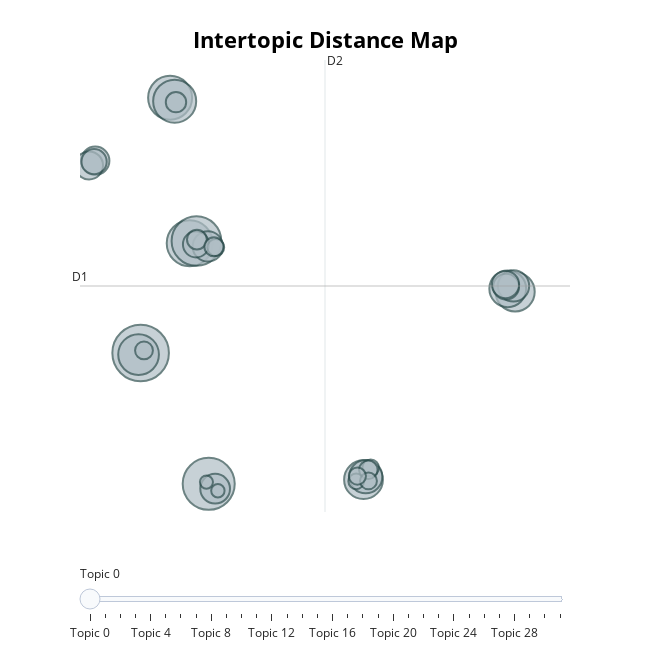

The notebook cell saved with this chart:
### Code cell
fig = topic_model.visualize_topics(custom_labels = True)
fig.show()
fig.write_image("images/combined_intertopic_distances.pdf")

### Figure 1 — Plotly figure (JSON) as saved in the notebook; plotly's stock layout.template omitted (floating-point values rounded to 4 significant figures)
{"data": [{"customdata": [[0, "Automation and Labour", 392], [1, "Finance and Banking", 332], [2, "Supply Chains", 237], [3, "Human Resources and Management", 259], [4, "Manufacturing", 227], [5, "Business Adoption", 302], [6, "Generative AI", 188], [7, "Healthcare & Medicine", 184], [8, "Innovation and Patents", 203], [9, "Tourism and Hospitality", 166], [10, "Accounting and Auditing", 108], [11, "Chatbots", 120], [12, "Green Energy", 98], [13, "Corporate Disclosure", 96], [14, "Decision-Making", 113], [15, "AI Governance and Regulation", 135], [16, "ESG and Sustainability", 78], [17, "Construction and Project Management", 51], [18, "Marketing", 84], [19, "Employee Awareness", 82], [20, "Shopping and Retail", 91], [21, "Agriculture", 34], [22, "Algorithmic Pricing", 35], [23, "Services", 48], [24, "Labour laws", 39], [25, "Law and lawyers", 30], [26, "Fairness and Bias", 45], [27, "Sustainability Goals", 42], [28, "Public Services", 35], [29, "Corporate Governance", 36], [30, "Real Estate", 21], [31, "Taxation", 22]], "hovertemplate": "<b>Topic %{customdata[0]}</b><br>%{customdata[1]}<br>Size: %{customdata[2]}", "legendgroup": "", "marker": {"color": "#B0BEC5", "line": {"color": "DarkSlateGrey", "width": 2}, "size": [392, 332, 237, 259, 227, 302, 188, 184, 203, 166, 108, 120, 98, 96, 113, 135, 78, 51, 84, 82, 91, 34, 35, 48, 39, 30, 45, 42, 35, 36, 21, 22], "sizemode": "area", "sizeref": 0.245, "symbol": "circle"}, "mode": "markers", "name": "", "orientation": "v", "showlegend": false, "type": "scatter", "x": [-0.4692, 3.219, 1.127, 2.19, 1.375, 2.554, 19.82, 11.61, -0.5804, 19.42, 3.567, 19.73, -2.927, -3.264, 3.173, 11.73, -2.99, 1.446, 2.532, 19.33, 19.3, 11.99, 3.6, 2.579, -0.2869, 11.21, 3.504, 11.87, 11.87, 11.27, 3.096, 3.716], "xaxis": "x", "y": [-0.2708, -9.669, 18.06, 7.615, 17.82, 7.772, 4.121, -9.367, -0.3819, 4.338, -10.02, 4.542, 13.54, 13.2, 7.385, -9.158, 13.47, 17.74, 7.53, 4.49, 4.647, -8.516, 7.302, 7.874, -0.08847, -9.491, 7.361, -8.664, -9.46, -9.112, -9.545, -10.17], "yaxis": "y"}], "layout": {"annotations": [{"showarrow": false, "text": "D1", "x": -3.754, "y": 4.54, "yshift": 10}, {"showarrow": false, "text": "D2", "x": 9.519, "xshift": 10, "y": 20.77}], "height": 650, "hoverlabel": {"bgcolor": "white", "font": {"family": "Rockwell", "size": 16}}, "legend": {"itemsizing": "constant", "tracegroupgap": 0}, "margin": {"t": 60}, "shapes": [{"line": {"color": "#CFD8DC", "width": 2}, "type": "line", "x0": 9.519, "x1": 9.519, "y0": -11.69, "y1": 20.77}, {"line": {"color": "#9E9E9E", "width": 2}, "type": "line", "x0": -3.754, "x1": 22.79, "y0": 4.54, "y1": 4.54}], "sliders": [{"active": 0, "pad": {"t": 50}, "steps": [{"args": [{"marker.color": [["red", "#B0BEC5", "#B0BEC5", "#B0BEC5", "#B0BEC5", "#B0BEC5", "#B0BEC5", "#B0BEC5", "#B0BEC5", "#B0BEC5", "#B0BEC5", "#B0BEC5", "#B0BEC5", "#B0BEC5", "#B0BEC5", "#B0BEC5", "#B0BEC5", "#B0BEC5", "#B0BEC5", "#B0BEC5", "#B0BEC5", "#B0BEC5", "#B0BEC5", "#B0BEC5", "#B0BEC5", "#B0BEC5", "#B0BEC5", "#B0BEC5", "#B0BEC5", "#B0BEC5", "#B0BEC5", "#B0BEC5"]]}], "label": "Topic 0", "method": "update"}, {"args": [{"marker.color": [["#B0BEC5", "red", "#B0BEC5", "#B0BEC5", "#B0BEC5", "#B0BEC5", "#B0BEC5", "#B0BEC5", "#B0BEC5", "#B0BEC5", "#B0BEC5", "#B0BEC5", "#B0BEC5", "#B0BEC5", "#B0BEC5", "#B0BEC5", "#B0BEC5", "#B0BEC5", "#B0BEC5", "#B0BEC5", "#B0BEC5", "#B0BEC5", "#B0BEC5", "#B0BEC5", "#B0BEC5", "#B0BEC5", "#B0BEC5", "#B0BEC5", "#B0BEC5", "#B0BEC5", "#B0BEC5", "#B0BEC5"]]}], "label": "Topic 1", "method": "update"}, {"args": [{"marker.color": [["#B0BEC5", "#B0BEC5", "red", "#B0BEC5", "#B0BEC5", "#B0BEC5", "#B0BEC5", "#B0BEC5", "#B0BEC5", "#B0BEC5", "#B0BEC5", "#B0BEC5", "#B0BEC5", "#B0BEC5", "#B0BEC5", "#B0BEC5", "#B0BEC5", "#B0BEC5", "#B0BEC5", "#B0BEC5", "#B0BEC5", "#B0BEC5", "#B0BEC5", "#B0BEC5", "#B0BEC5", "#B0BEC5", "#B0BEC5", "#B0BEC5", "#B0BEC5", "#B0BEC5", "#B0BEC5", "#B0BEC5"]]}], "label": "Topic 2", "method": "update"}, {"args": [{"marker.color": [["#B0BEC5", "#B0BEC5", "#B0BEC5", "red", "#B0BEC5", "#B0BEC5", "#B0BEC5", "#B0BEC5", "#B0BEC5", "#B0BEC5", "#B0BEC5", "#B0BEC5", "#B0BEC5", "#B0BEC5", "#B0BEC5", "#B0BEC5", "#B0BEC5", "#B0BEC5", "#B0BEC5", "#B0BEC5", "#B0BEC5", "#B0BEC5", "#B0BEC5", "#B0BEC5", "#B0BEC5", "#B0BEC5", "#B0BEC5", "#B0BEC5", "#B0BEC5", "#B0BEC5", "#B0BEC5", "#B0BEC5"]]}], "label": "Topic 3", "method": "update"}, {"args": [{"marker.color": [["#B0BEC5", "#B0BEC5", "#B0BEC5", "#B0BEC5", "red", "#B0BEC5", "#B0BEC5", "#B0BEC5", "#B0BEC5", "#B0BEC5", "#B0BEC5", "#B0BEC5", "#B0BEC5", "#B0BEC5", "#B0BEC5", "#B0BEC5", "#B0BEC5", "#B0BEC5", "#B0BEC5", "#B0BEC5", "#B0BEC5", "#B0BEC5", "#B0BEC5", "#B0BEC5", "#B0BEC5", "#B0BEC5", "#B0BEC5", "#B0BEC5", "#B0BEC5", "#B0BEC5", "#B0BEC5", "#B0BEC5"]]}], "label": "Topic 4", "method": "update"}, {"args": [{"marker.color": [["#B0BEC5", "#B0BEC5", "#B0BEC5", "#B0BEC5", "#B0BEC5", "red", "#B0BEC5", "#B0BEC5", "#B0BEC5", "#B0BEC5", "#B0BEC5", "#B0BEC5", "#B0BEC5", "#B0BEC5", "#B0BEC5", "#B0BEC5", "#B0BEC5", "#B0BEC5", "#B0BEC5", "#B0BEC5", "#B0BEC5", "#B0BEC5", "#B0BEC5", "#B0BEC5", "#B0BEC5", "#B0BEC5", "#B0BEC5", "#B0BEC5", "#B0BEC5", "#B0BEC5", "#B0BEC5", "#B0BEC5"]]}], "label": "Topic 5", "method": "update"}, {"args": [{"marker.color": [["#B0BEC5", "#B0BEC5", "#B0BEC5", "#B0BEC5", "#B0BEC5", "#B0BEC5", "red", "#B0BEC5", "#B0BEC5", "#B0BEC5", "#B0BEC5", "#B0BEC5", "#B0BEC5", "#B0BEC5", "#B0BEC5", "#B0BEC5", "#B0BEC5", "#B0BEC5", "#B0BEC5", "#B0BEC5", "#B0BEC5", "#B0BEC5", "#B0BEC5", "#B0BEC5", "#B0BEC5", "#B0BEC5", "#B0BEC5", "#B0BEC5", "#B0BEC5", "#B0BEC5", "#B0BEC5", "#B0BEC5"]]}], "label": "Topic 6", "method": "update"}, {"args": [{"marker.color": [["#B0BEC5", "#B0BEC5", "#B0BEC5", "#B0BEC5", "#B0BEC5", "#B0BEC5", "#B0BEC5", "red", "#B0BEC5", "#B0BEC5", "#B0BEC5", "#B0BEC5", "#B0BEC5", "#B0BEC5", "#B0BEC5", "#B0BEC5", "#B0BEC5", "#B0BEC5", "#B0BEC5", "#B0BEC5", "#B0BEC5", "#B0BEC5", "#B0BEC5", "#B0BEC5", "#B0BEC5", "#B0BEC5", "#B0BEC5", "#B0BEC5", "#B0BEC5", "#B0BEC5", "#B0BEC5", "#B0BEC5"]]}], "label": "Topic 7", "method": "update"}, {"args": [{"marker.color": [["#B0BEC5", "#B0BEC5", "#B0BEC5", "#B0BEC5", "#B0BEC5", "#B0BEC5", "#B0BEC5", "#B0BEC5", "red", "#B0BEC5", "#B0BEC5", "#B0BEC5", "#B0BEC5", "#B0BEC5", "#B0BEC5", "#B0BEC5", "#B0BEC5", "#B0BEC5", "#B0BEC5", "#B0BEC5", "#B0BEC5", "#B0BEC5", "#B0BEC5", "#B0BEC5", "#B0BEC5", "#B0BEC5", "#B0BEC5", "#B0BEC5", "#B0BEC5", "#B0BEC5", "#B0BEC5", "#B0BEC5"]]}], "label": "Topic 8", "method": "update"}, {"args": [{"marker.color": [["#B0BEC5", "#B0BEC5", "#B0BEC5", "#B0BEC5", "#B0BEC5", "#B0BEC5", "#B0BEC5", "#B0BEC5", "#B0BEC5", "red", "#B0BEC5", "#B0BEC5", "#B0BEC5", "#B0BEC5", "#B0BEC5", "#B0BEC5", "#B0BEC5", "#B0BEC5", "#B0BEC5", "#B0BEC5", "#B0BEC5", "#B0BEC5", "#B0BEC5", "#B0BEC5", "#B0BEC5", "#B0BEC5", "#B0BEC5", "#B0BEC5", "#B0BEC5", "#B0BEC5", "#B0BEC5", "#B0BEC5"]]}], "label": "Topic 9", "method": "update"}, {"args": [{"marker.color": [["#B0BEC5", "#B0BEC5", "#B0BEC5", "#B0BEC5", "#B0BEC5", "#B0BEC5", "#B0BEC5", "#B0BEC5", "#B0BEC5", "#B0BEC5", "red", "#B0BEC5", "#B0BEC5", "#B0BEC5", "#B0BEC5", "#B0BEC5", "#B0BEC5", "#B0BEC5", "#B0BEC5", "#B0BEC5", "#B0BEC5", "#B0BEC5", "#B0BEC5", "#B0BEC5", "#B0BEC5", "#B0BEC5", "#B0BEC5", "#B0BEC5", "#B0BEC5", "#B0BEC5", "#B0BEC5", "#B0BEC5"]]}], "label": "Topic 10", "method": "update"}, {"args": [{"marker.color": [["#B0BEC5", "#B0BEC5", "#B0BEC5", "#B0BEC5", "#B0BEC5", "#B0BEC5", "#B0BEC5", "#B0BEC5", "#B0BEC5", "#B0BEC5", "#B0BEC5", "red", "#B0BEC5", "#B0BEC5", "#B0BEC5", "#B0BEC5", "#B0BEC5", "#B0BEC5", "#B0BEC5", "#B0BEC5", "#B0BEC5", "#B0BEC5", "#B0BEC5", "#B0BEC5", "#B0BEC5", "#B0BEC5", "#B0BEC5", "#B0BEC5", "#B0BEC5", "#B0BEC5", "#B0BEC5", "#B0BEC5"]]}], "label": "Topic 11", "method": "update"}, {"args": [{"marker.color": [["#B0BEC5", "#B0BEC5", "#B0BEC5", "#B0BEC5", "#B0BEC5", "#B0BEC5", "#B0BEC5", "#B0BEC5", "#B0BEC5", "#B0BEC5", "#B0BEC5", "#B0BEC5", "red", "#B0BEC5", "#B0BEC5", "#B0BEC5", "#B0BEC5", "#B0BEC5", "#B0BEC5", "#B0BEC5", "#B0BEC5", "#B0BEC5", "#B0BEC5", "#B0BEC5", "#B0BEC5", "#B0BEC5", "#B0BEC5", "#B0BEC5", "#B0BEC5", "#B0BEC5", "#B0BEC5", "#B0BEC5"]]}], "label": "Topic 12", "method": "update"}, {"args": [{"marker.color": [["#B0BEC5", "#B0BEC5", "#B0BEC5", "#B0BEC5", "#B0BEC5", "#B0BEC5", "#B0BEC5", "#B0BEC5", "#B0BEC5", "#B0BEC5", "#B0BEC5", "#B0BEC5", "#B0BEC5", "red", "#B0BEC5", "#B0BEC5", "#B0BEC5", "#B0BEC5", "#B0BEC5", "#B0BEC5", "#B0BEC5", "#B0BEC5", "#B0BEC5", "#B0BEC5", "#B0BEC5", "#B0BEC5", "#B0BEC5", "#B0BEC5", "#B0BEC5", "#B0BEC5", "#B0BEC5", "#B0BEC5"]]}], "label": "Topic 13", "method": "update"}, {"args": [{"marker.color": [["#B0BEC5", "#B0BEC5", "#B0BEC5", "#B0BEC5", "#B0BEC5", "#B0BEC5", "#B0BEC5", "#B0BEC5", "#B0BEC5", "#B0BEC5", "#B0BEC5", "#B0BEC5", "#B0BEC5", "#B0BEC5", "red", "#B0BEC5", "#B0BEC5", "#B0BEC5", "#B0BEC5", "#B0BEC5", "#B0BEC5", "#B0BEC5", "#B0BEC5", "#B0BEC5", "#B0BEC5", "#B0BEC5", "#B0BEC5", "#B0BEC5", "#B0BEC5", "#B0BEC5", "#B0BEC5", "#B0BEC5"]]}], "label": "Topic 14", "method": "update"}, {"args": [{"marker.color": [["#B0BEC5", "#B0BEC5", "#B0BEC5", "#B0BEC5", "#B0BEC5", "#B0BEC5", "#B0BEC5", "#B0BEC5", "#B0BEC5", "#B0BEC5", "#B0BEC5", "#B0BEC5", "#B0BEC5", "#B0BEC5", "#B0BEC5", "red", "#B0BEC5", "#B0BEC5", "#B0BEC5", "#B0BEC5", "#B0BEC5", "#B0BEC5", "#B0BEC5", "#B0BEC5", "#B0BEC5", "#B0BEC5", "#B0BEC5", "#B0BEC5", "#B0BEC5", "#B0BEC5", "#B0BEC5", "#B0BEC5"]]}], "label": "Topic 15", "method": "update"}, {"args": [{"marker.color": [["#B0BEC5", "#B0BEC5", "#B0BEC5", "#B0BEC5", "#B0BEC5", "#B0BEC5", "#B0BEC5", "#B0BEC5", "#B0BEC5", "#B0BEC5", "#B0BEC5", "#B0BEC5", "#B0BEC5", "#B0BEC5", "#B0BEC5", "#B0BEC5", "red", "#B0BEC5", "#B0BEC5", "#B0BEC5", "#B0BEC5", "#B0BEC5", "#B0BEC5", "#B0BEC5", "#B0BEC5", "#B0BEC5", "#B0BEC5", "#B0BEC5", "#B0BEC5", "#B0BEC5", "#B0BEC5", "#B0BEC5"]]}], "label": "Topic 16", "method": "update"}, {"args": [{"marker.color": [["#B0BEC5", "#B0BEC5", "#B0BEC5", "#B0BEC5", "#B0BEC5", "#B0BEC5", "#B0BEC5", "#B0BEC5", "#B0BEC5", "#B0BEC5", "#B0BEC5", "#B0BEC5", "#B0BEC5", "#B0BEC5", "#B0BEC5", "#B0BEC5", "#B0BEC5", "red", "#B0BEC5", "#B0BEC5", "#B0BEC5", "#B0BEC5", "#B0BEC5", "#B0BEC5", "#B0BEC5", "#B0BEC5", "#B0BEC5", "#B0BEC5", "#B0BEC5", "#B0BEC5", "#B0BEC5", "#B0BEC5"]]}], "label": "Topic 17", "method": "update"}, {"args": [{"marker.color": [["#B0BEC5", "#B0BEC5", "#B0BEC5", "#B0BEC5", "#B0BEC5", "#B0BEC5", "#B0BEC5", "#B0BEC5", "#B0BEC5", "#B0BEC5", "#B0BEC5", "#B0BEC5", "#B0BEC5", "#B0BEC5", "#B0BEC5", "#B0BEC5", "#B0BEC5", "#B0BEC5", "red", "#B0BEC5", "#B0BEC5", "#B0BEC5", "#B0BEC5", "#B0BEC5", "#B0BEC5", "#B0BEC5", "#B0BEC5", "#B0BEC5", "#B0BEC5", "#B0BEC5", "#B0BEC5", "#B0BEC5"]]}], "label": "Topic 18", "method": "update"}, {"args": [{"marker.color": [["#B0BEC5", "#B0BEC5", "#B0BEC5", "#B0BEC5", "#B0BEC5", "#B0BEC5", "#B0BEC5", "#B0BEC5", "#B0BEC5", "#B0BEC5", "#B0BEC5", "#B0BEC5", "#B0BEC5", "#B0BEC5", "#B0BEC5", "#B0BEC5", "#B0BEC5", "#B0BEC5", "#B0BEC5", "red", "#B0BEC5", "#B0BEC5", "#B0BEC5", "#B0BEC5", "#B0BEC5", "#B0BEC5", "#B0BEC5", "#B0BEC5", "#B0BEC5", "#B0BEC5", "#B0BEC5", "#B0BEC5"]]}], "label": "Topic 19", "method": "update"}, {"args": [{"marker.color": [["#B0BEC5", "#B0BEC5", "#B0BEC5", "#B0BEC5", "#B0BEC5", "#B0BEC5", "#B0BEC5", "#B0BEC5", "#B0BEC5", "#B0BEC5", "#B0BEC5", "#B0BEC5", "#B0BEC5", "#B0BEC5", "#B0BEC5", "#B0BEC5", "#B0BEC5", "#B0BEC5", "#B0BEC5", "#B0BEC5", "red", "#B0BEC5", "#B0BEC5", "#B0BEC5", "#B0BEC5", "#B0BEC5", "#B0BEC5", "#B0BEC5", "#B0BEC5", "#B0BEC5", "#B0BEC5", "#B0BEC5"]]}], "label": "Topic 20", "method": "update"}, {"args": [{"marker.color": [["#B0BEC5", "#B0BEC5", "#B0BEC5", "#B0BEC5", "#B0BEC5", "#B0BEC5", "#B0BEC5", "#B0BEC5", "#B0BEC5", "#B0BEC5", "#B0BEC5", "#B0BEC5", "#B0BEC5", "#B0BEC5", "#B0BEC5", "#B0BEC5", "#B0BEC5", "#B0BEC5", "#B0BEC5", "#B0BEC5", "#B0BEC5", "red", "#B0BEC5", "#B0BEC5", "#B0BEC5", "#B0BEC5", "#B0BEC5", "#B0BEC5", "#B0BEC5", "#B0BEC5", "#B0BEC5", "#B0BEC5"]]}], "label": "Topic 21", "method": "update"}, {"args": [{"marker.color": [["#B0BEC5", "#B0BEC5", "#B0BEC5", "#B0BEC5", "#B0BEC5", "#B0BEC5", "#B0BEC5", "#B0BEC5", "#B0BEC5", "#B0BEC5", "#B0BEC5", "#B0BEC5", "#B0BEC5", "#B0BEC5", "#B0BEC5", "#B0BEC5", "#B0BEC5", "#B0BEC5", "#B0BEC5", "#B0BEC5", "#B0BEC5", "#B0BEC5", "red", "#B0BEC5", "#B0BEC5", "#B0BEC5", "#B0BEC5", "#B0BEC5", "#B0BEC5", "#B0BEC5", "#B0BEC5", "#B0BEC5"]]}], "label": "Topic 22", "method": "update"}, {"args": [{"marker.color": [["#B0BEC5", "#B0BEC5", "#B0BEC5", "#B0BEC5", "#B0BEC5", "#B0BEC5", "#B0BEC5", "#B0BEC5", "#B0BEC5", "#B0BEC5", "#B0BEC5", "#B0BEC5", "#B0BEC5", "#B0BEC5", "#B0BEC5", "#B0BEC5", "#B0BEC5", "#B0BEC5", "#B0BEC5", "#B0BEC5", "#B0BEC5", "#B0BEC5", "#B0BEC5", "red", "#B0BEC5", "#B0BEC5", "#B0BEC5", "#B0BEC5", "#B0BEC5", "#B0BEC5", "#B0BEC5", "#B0BEC5"]]}], "label": "Topic 23", "method": "update"}, {"args": [{"marker.color": [["#B0BEC5", "#B0BEC5", "#B0BEC5", "#B0BEC5", "#B0BEC5", "#B0BEC5", "#B0BEC5", "#B0BEC5", "#B0BEC5", "#B0BEC5", "#B0BEC5", "#B0BEC5", "#B0BEC5", "#B0BEC5", "#B0BEC5", "#B0BEC5", "#B0BEC5", "#B0BEC5", "#B0BEC5", "#B0BEC5", "#B0BEC5", "#B0BEC5", "#B0BEC5", "#B0BEC5", "red", "#B0BEC5", "#B0BEC5", "#B0BEC5", "#B0BEC5", "#B0BEC5", "#B0BEC5", "#B0BEC5"]]}], "label": "Topic 24", "method": "update"}, {"args": [{"marker.color": [["#B0BEC5", "#B0BEC5", "#B0BEC5", "#B0BEC5", "#B0BEC5", "#B0BEC5", "#B0BEC5", "#B0BEC5", "#B0BEC5", "#B0BEC5", "#B0BEC5", "#B0BEC5", "#B0BEC5", "#B0BEC5", "#B0BEC5", "#B0BEC5", "#B0BEC5", "#B0BEC5", "#B0BEC5", "#B0BEC5", "#B0BEC5", "#B0BEC5", "#B0BEC5", "#B0BEC5", "#B0BEC5", "red", "#B0BEC5", "#B0BEC5", "#B0BEC5", "#B0BEC5", "#B0BEC5", "#B0BEC5"]]}], "label": "Topic 25", "method": "update"}, {"args": [{"marker.color": [["#B0BEC5", "#B0BEC5", "#B0BEC5", "#B0BEC5", "#B0BEC5", "#B0BEC5", "#B0BEC5", "#B0BEC5", "#B0BEC5", "#B0BEC5", "#B0BEC5", "#B0BEC5", "#B0BEC5", "#B0BEC5", "#B0BEC5", "#B0BEC5", "#B0BEC5", "#B0BEC5", "#B0BEC5", "#B0BEC5", "#B0BEC5", "#B0BEC5", "#B0BEC5", "#B0BEC5", "#B0BEC5", "#B0BEC5", "red", "#B0BEC5", "#B0BEC5", "#B0BEC5", "#B0BEC5", "#B0BEC5"]]}], "label": "Topic 26", "method": "update"}, {"args": [{"marker.color": [["#B0BEC5", "#B0BEC5", "#B0BEC5", "#B0BEC5", "#B0BEC5", "#B0BEC5", "#B0BEC5", "#B0BEC5", "#B0BEC5", "#B0BEC5", "#B0BEC5", "#B0BEC5", "#B0BEC5", "#B0BEC5", "#B0BEC5", "#B0BEC5", "#B0BEC5", "#B0BEC5", "#B0BEC5", "#B0BEC5", "#B0BEC5", "#B0BEC5", "#B0BEC5", "#B0BEC5", "#B0BEC5", "#B0BEC5", "#B0BEC5", "red", "#B0BEC5", "#B0BEC5", "#B0BEC5", "#B0BEC5"]]}], "label": "Topic 27", "method": "update"}, {"args": [{"marker.color": [["#B0BEC5", "#B0BEC5", "#B0BEC5", "#B0BEC5", "#B0BEC5", "#B0BEC5", "#B0BEC5", "#B0BEC5", "#B0BEC5", "#B0BEC5", "#B0BEC5", "#B0BEC5", "#B0BEC5", "#B0BEC5", "#B0BEC5", "#B0BEC5", "#B0BEC5", "#B0BEC5", "#B0BEC5", "#B0BEC5", "#B0BEC5", "#B0BEC5", "#B0BEC5", "#B0BEC5", "#B0BEC5", "#B0BEC5", "#B0BEC5", "#B0BEC5", "red", "#B0BEC5", "#B0BEC5", "#B0BEC5"]]}], "label": "Topic 28", "method": "update"}, {"args": [{"marker.color": [["#B0BEC5", "#B0BEC5", "#B0BEC5", "#B0BEC5", "#B0BEC5", "#B0BEC5", "#B0BEC5", "#B0BEC5", "#B0BEC5", "#B0BEC5", "#B0BEC5", "#B0BEC5", "#B0BEC5", "#B0BEC5", "#B0BEC5", "#B0BEC5", "#B0BEC5", "#B0BEC5", "#B0BEC5", "#B0BEC5", "#B0BEC5", "#B0BEC5", "#B0BEC5", "#B0BEC5", "#B0BEC5", "#B0BEC5", "#B0BEC5", "#B0BEC5", "#B0BEC5", "red", "#B0BEC5", "#B0BEC5"]]}], "label": "Topic 29", "method": "update"}, {"args": [{"marker.color": [["#B0BEC5", "#B0BEC5", "#B0BEC5", "#B0BEC5", "#B0BEC5", "#B0BEC5", "#B0BEC5", "#B0BEC5", "#B0BEC5", "#B0BEC5", "#B0BEC5", "#B0BEC5", "#B0BEC5", "#B0BEC5", "#B0BEC5", "#B0BEC5", "#B0BEC5", "#B0BEC5", "#B0BEC5", "#B0BEC5", "#B0BEC5", "#B0BEC5", "#B0BEC5", "#B0BEC5", "#B0BEC5", "#B0BEC5", "#B0BEC5", "#B0BEC5", "#B0BEC5", "#B0BEC5", "red", "#B0BEC5"]]}], "label": "Topic 30", "method": "update"}, {"args": [{"marker.color": [["#B0BEC5", "#B0BEC5", "#B0BEC5", "#B0BEC5", "#B0BEC5", "#B0BEC5", "#B0BEC5", "#B0BEC5", "#B0BEC5", "#B0BEC5", "#B0BEC5", "#B0BEC5", "#B0BEC5", "#B0BEC5", "#B0BEC5", "#B0BEC5", "#B0BEC5", "#B0BEC5", "#B0BEC5", "#B0BEC5", "#B0BEC5", "#B0BEC5", "#B0BEC5", "#B0BEC5", "#B0BEC5", "#B0BEC5", "#B0BEC5", "#B0BEC5", "#B0BEC5", "#B0BEC5", "#B0BEC5", "red"]]}], "label": "Topic 31", "method": "update"}]}], "title": {"font": {"color": "Black", "size": 22}, "text": "<b>Intertopic Distance Map</b>", "x": 0.5, "xanchor": "center", "y": 0.95, "yanchor": "top"}, "width": 650, "xaxis": {"anchor": "y", "domain": [0, 1], "range": [-3.754, 22.79], "title": {"text": ""}, "visible": false}, "yaxis": {"anchor": "x", "domain": [0, 1], "range": [-11.69, 20.77], "title": {"text": ""}, "visible": false}}}
